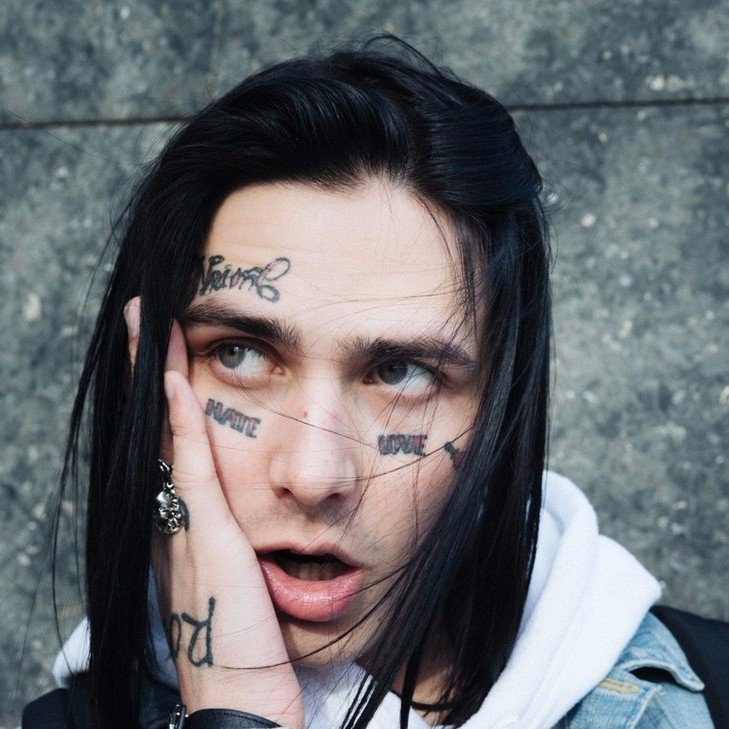
#> input picture uda_selfdrivingcar/face.jpg, 729 x 729 px
$ python uda_lesson11canny.py
#> lines starting #> are read from the running program, lines starting #| are printed output that depends on the picture
#doing all the relevant imports
import matplotlib.pyplot as plt
import matplotlib.image as mpimg
import numpy as np
import cv2

# Read in the image and convert to grayscale
image = mpimg.imread('face.jpg')
#> image is the input picture: shape (729, 729, 3); mean R, G, B 105.6, 107.1, 110.5
gray = cv2.cvtColor(image, cv2.COLOR_RGB2GRAY)
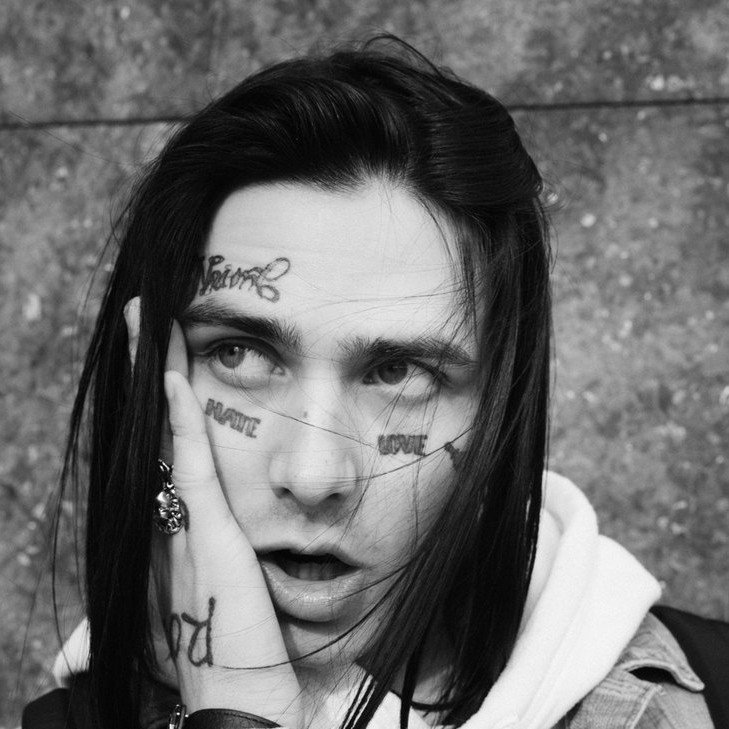
#> gray: shape (729, 729); min 0, max 255, mean 107.1

# Define a kernel size for Gaussian smoothing / blurring
# Note: this step is optional as cv2.Canny() applies a 5x5 Gaussian internally
kernel_size = 3
blur_gray = cv2.GaussianBlur(gray,(kernel_size, kernel_size), 0)

# Define parameters for Canny and run it
# NOTE: if you try running this code you might want to change these!
low_threshold = 1
high_threshold = 10
edges = cv2.Canny(blur_gray, low_threshold, high_threshold)
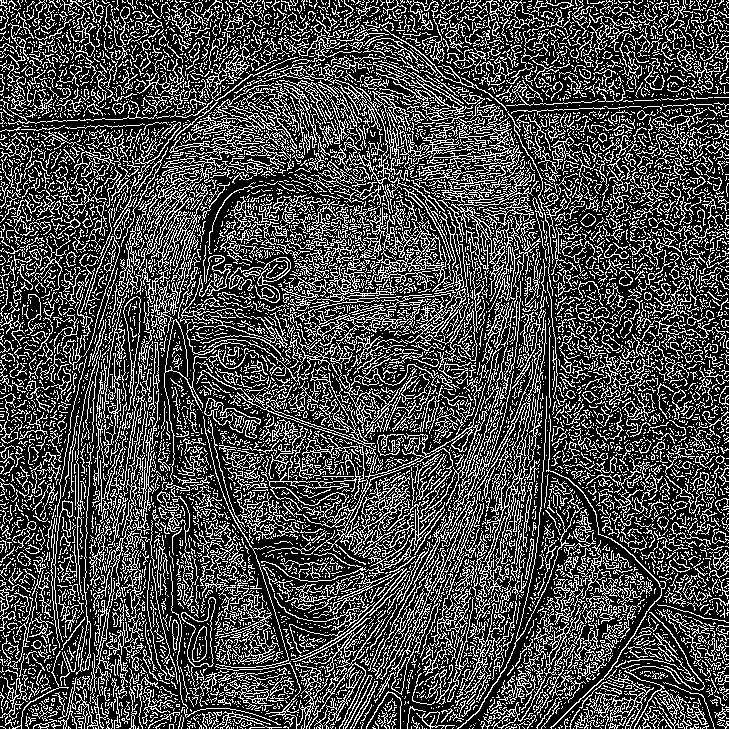
#> edges: shape (729, 729); 28.8% white in thin lines or dots

# Display the image
plt.imshow(edges, cmap='Greys_r')

$ run again, with uda_selfdrivingcar/highway.jpg copied over uda_selfdrivingcar/face.jpg
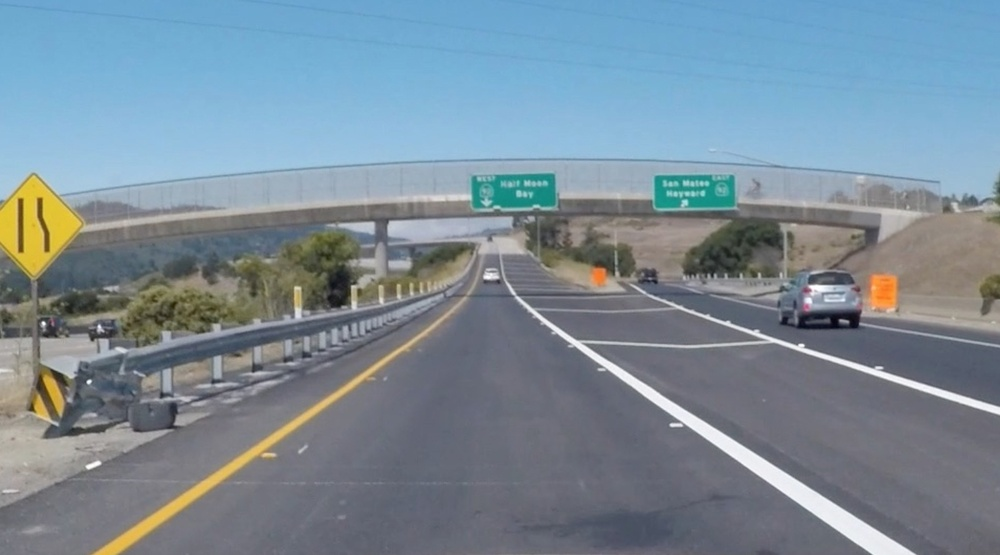
#> input picture uda_selfdrivingcar/highway.jpg, 1000 x 555 px, shrunk from 1460 x 810 before the run
#> image is the input picture: shape (555, 1000, 3); mean R, G, B 122.8, 140, 152.1
#> `gray = cv2.cvtColor(image, cv2.COLOR_RGB2GRAY)`:
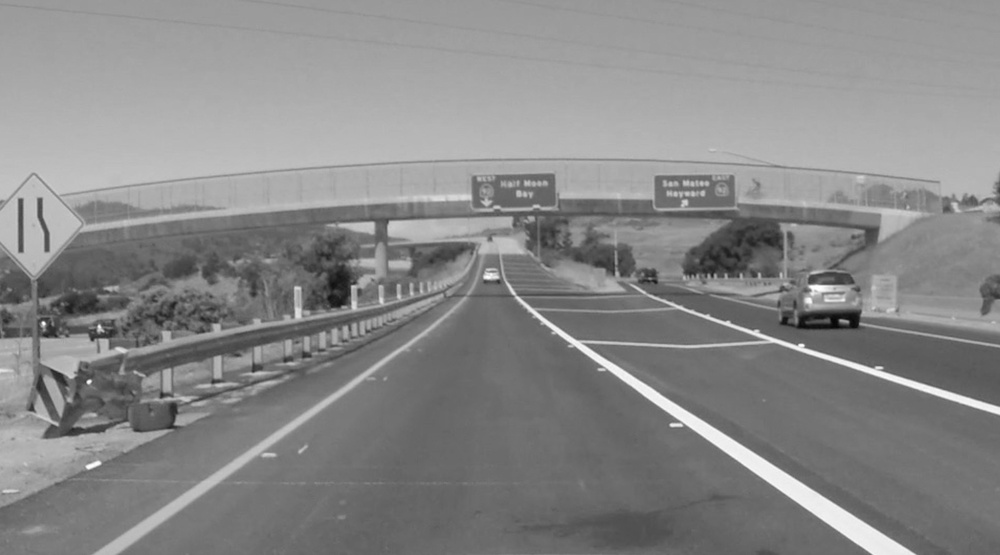
#> gray: shape (555, 1000); min 6, max 255, mean 136.2
#> `edges = cv2.Canny(blur_gray, low_threshold, high_threshold)`:
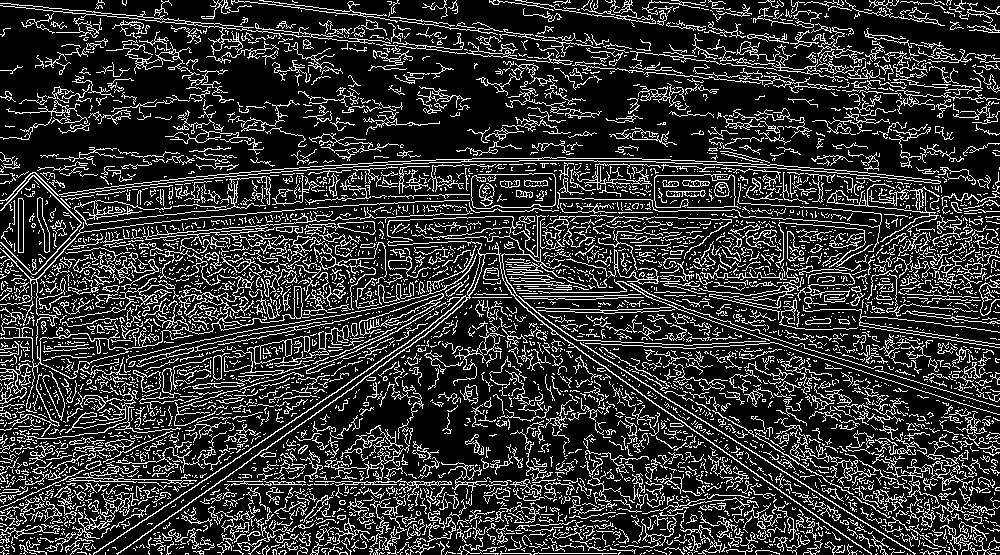
#> edges: shape (555, 1000); 19.8% white in thin lines or dots
